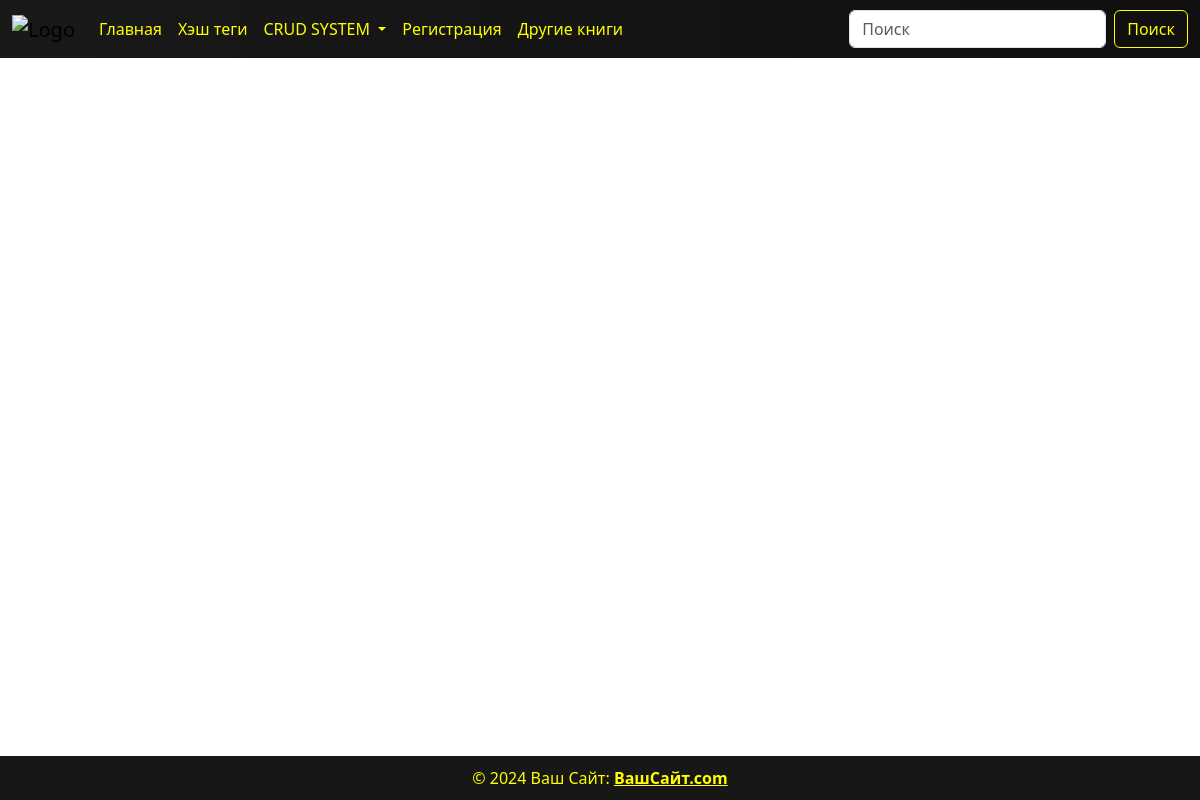
Before: / with the older database file.
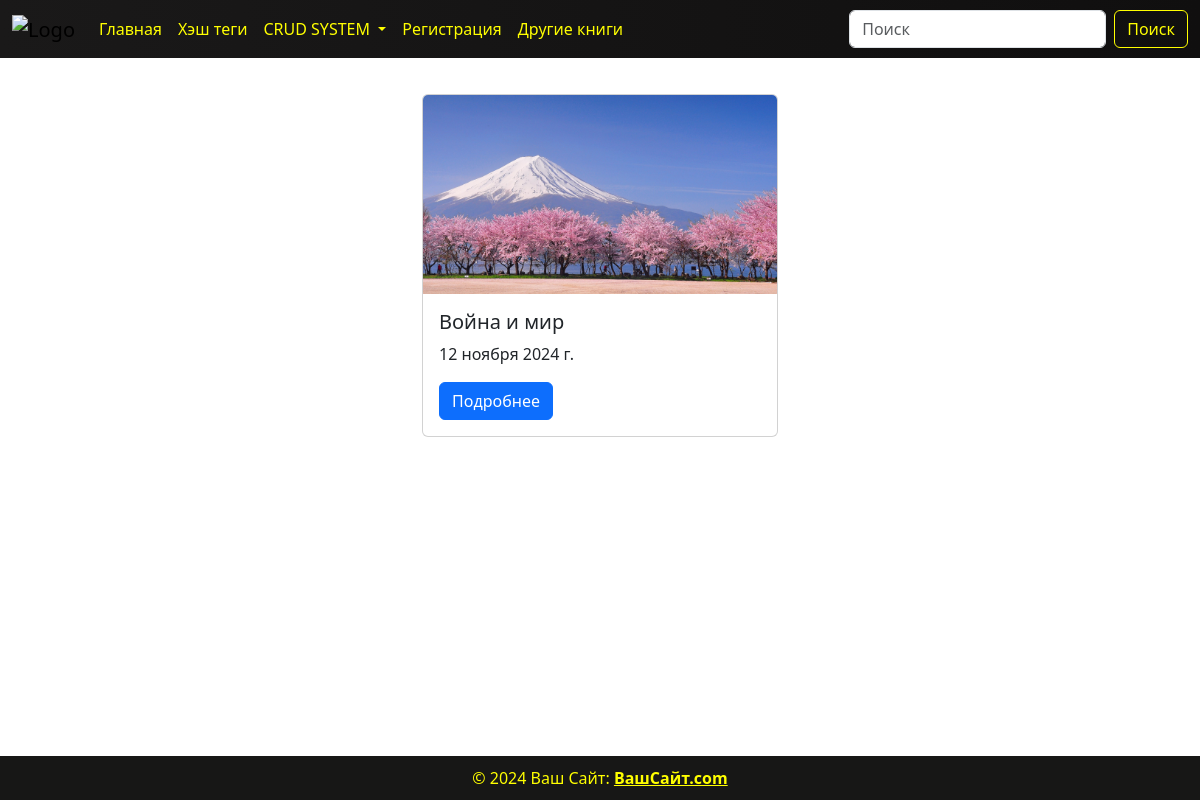
After: the same page with the newer database file.
### main_page/models.py (models this page shows, shortened)
class Books(models.Model):
    GENRE_CHOICE = (
        ('Художественный', 'Художественный'),
        ('Детектив', 'Детектив'),
        ('Фантастика', 'Фантастика')
    )
    image = models.ImageField(upload_to='book/',verbose_name='Обложка книги', null=True )
    title = models.CharField(max_length=100,verbose_name='Укажите описание книги')
    description = models.TextField(verbose_name='Укажите описание к книге')
    price = models.FloatField(verbose_name='Укажите цену')
    start_book = models.DateField(verbose_name='Укажите дату выхода',null=True)
    genre = models.CharField(max_length=100, choices=GENRE_CHOICE, verbose_name='Укажите жанр книги')
    mail = models.CharField(max_length=100, verbose_name='Укажите почту автора книги')
    name = models.CharField(max_length=100,verbose_name='Имя автора')
    audio = models.URLField(verbose_name='Укажите ссылку на аудио данной книги с youtube', null=True)
    class Meta:
        verbose_name ='книга'
        verbose_name_plural = 'книги'

### main_page/views.py (the view)
# urls.py: path('', views.books_list_view, name='books_list'),
def books_list_view(request):
    if request.method == 'GET':
        film_list = models.Books.objects.filter().order_by('-id')
        context = {'book_list': film_list}
        return render(request, template_name='book.html', context=context)

### templates/book.html (shortened to what this page needs)
<!DOCTYPE html>
<html lang="en">
<head>
    <link href="https://cdn.jsdelivr.net/npm/bootstrap@5.3.3/dist/css/bootstrap.min.css" rel="stylesheet"
>
</head>
<body>
<nav class="navbar navbar-expand-lg bg-body-tertiary fixed-top"
     style="background: linear-gradient(to right, #1a1919, #100f0f);">
    <div class="container-fluid">
        <a class="navbar-brand" href="#">
            <img src="https://lh5.googleusercontent.com/yzWtzlXIlHfLjcFkr0S7UgmoX9HFoJ6VRszWZyEt-G85Gl5ID_XxoLX6Ji6E223S-EU2UUt2Y89uOwkm0tr8KkLQbM4Su17ln5HVBLaLHfxFIqm4DDpwmzPhfeAg1mja2Xdz7JkCvJqbpoEOT0CX8Cg"
                 alt="Logo" style="width: 40px; height: 40px;">
        </a>
        <div class="collapse navbar-collapse" id="navbarSupportedContent">
            <ul class="navbar-nav me-auto mb-2 mb-lg-0">
                <li class="nav-item">
                    <a class="nav-link active" aria-current="page" href="#" style="color: yellow;">Главная</a>
                </li>
                <li class="nav-item">
                    <a class="nav-link" href="#" style="color: yellow;">Хэш теги</a>
                </li>
                <li class="nav-item dropdown">
                    <a class="nav-link dropdown-toggle" href="#" role="button" data-bs-toggle="dropdown"
                       aria-expanded="false" style="color: yellow;">
                        CRUD SYSTEM
                    </a>
                </li>
                <li class="nav-item">
                    <a class="nav-link enable" href="#" style="color: yellow;">Регистрация</a>
                </li>
                <li class="nav-item">
                    <a class="nav-link enable" href="#" style="color: yellow;">Другие книги</a>
                </li>
            </ul>
            <form class="d-flex" role="search">
                <input class="form-control me-2" type="search" placeholder="Поиск" aria-label="Поиск">
                <button class="btn btn-outline-success" type="submit" style="color: yellow; border-color: yellow;">
                    Поиск
                </button>
            </form>
        </div>
    </div>
</nav>
<div class="container mt-4 content">
    <div class="row justify-content-center">
        {% for i in book_list%}
        <div class="col-md-4 mb-4">
            <div class="card" style="width: 100%;">
                <img src="{{i.image.url}}" class="card-img-top" alt="Обложка книги">
                <div class="card-body">
                    <h5 class="card-title">{{i.title}}</h5>
                    <p class="card-text">{{i.start_book}}</p>
                    <a href="/book_detail/{{i.id}}/" class="btn btn-primary">Подробнее</a>
                </div>
            </div>
        </div>
        {%endfor%}
    </div>
</div>
<footer>
    © 2024 Ваш Сайт:
    <a class="text-reset fw-bold" href="#" style="color: yellow;">ВашСайт.com</a>
</footer>
</body>
</html>

### templates/book.html (style rules this page uses)
body { display: flex; flex-direction: column; min-height: 100vh; padding-top: 70px; background: url("https://i.pinimg.com/736x/e3/7d/a9/e37da92d1e32051af32a81a8950733f3.jpg"); background-repeat: no-repeat; background-size: cover; background-position: center; }
.content { flex: 1; }
footer { background-color: #171716; color: yellow; text-align: center; padding: 10px; }
.card { height: 200px; }
.card-body { overflow: hidden; }
.card-text { white-space: nowrap; overflow: hidden; text-overflow: ellipsis; }
.card img { width: 100%; height: 100%; object-fit: cover; }
.card { height: auto; }

Changed rows visible on the page:
added Books: image (picture), title "Война и мир", start_book "12 ноября 2024 г."
